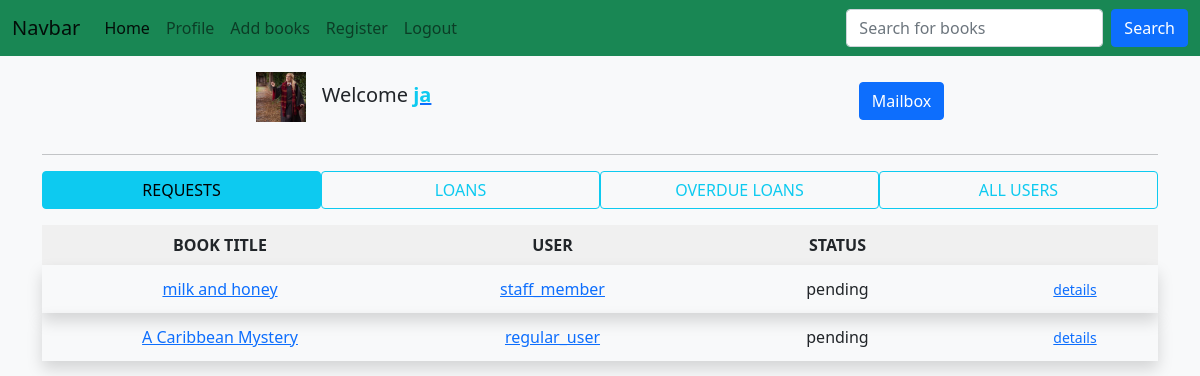
The page / (signed in) on the database its author committed.
### users/models.py (models this page shows, shortened)
class User(AbstractUser):
    staff_member = models.BooleanField(default=False, blank=True)
    born = models.DateField(null=True, blank=True)
    address = models.TextField(max_length=511)
    profile_picture = models.ImageField(default='default.jpeg', upload_to='profile_pictures')
    telefon_number = models.CharField(max_length=9)
    email = models.EmailField(unique=True)

### library/models.py (models this page shows, shortened)
class Loan(models.Model):
    STATUS_CHOICES = (('accepted', 'accepted'), ('pending', 'pending'))
    book = models.OneToOneField(Book, related_name='loan', on_delete=models.CASCADE)
    user = models.ForeignKey(User, related_name='borrowing', on_delete=models.CASCADE)
    loan_date = models.DateField(null=True, blank=True)
    return_date = models.DateField(null=True, blank=True)
    status = models.CharField(max_length=10, choices=STATUS_CHOICES, default='pending')
    can_renew = models.BooleanField(default=False)

class Book(models.Model):
    isbn = models.IntegerField(unique=True)
    title = models.CharField(max_length=256)
    author = models.CharField(max_length=256)
    description = models.TextField(
        default='''Lorem ipsum dolor sit amet, consectetur adipiscing elit. Aliquam tortor mauris, maximus semper volutpat vitae, varius placerat dui. Nunc consequat dictum est, at vestibulum est hendrerit at. Mauris suscipit neque ultrices nisl interdum accumsan. Sed euismod, ligula eget tristique semper, lectus est pellentesque dui, sit amet rhoncus leo mi nec orci. Curabitur hendrerit, est in ultricies interdum, lacus lacus aliquam mauris, vel vestibulum magna nisl id arcu. Cras luctus tellus ac convallis venenatis. Cras consequat tempor tincidunt. Proin ultricies purus mauris, non tempor turpis mollis id. Nam iaculis risus mauris, quis ornare neque semper vel.'''
    )
    year = models.IntegerField()
    class Meta:
        ordering = ['title']

### library/views.py (the view, shortened to what this page needs)
# urls.py: path('', Home_List_View.as_view(),  name='home'),
class Home_List_View(LoginRequiredMixin, View):
    template_name = 'library/home.html'
    def get(self, request, *args, **kwargs):
        pending_requests = Loan.objects.filter(status='pending')
        loans = Loan.objects.filter(status='accepted')
        overdue_loans = Loan.objects.filter(return_date__lt=datetime.date.today())
        user = request.user
        unread_messages = Email.objects.filter(
            user=user, recipients=user, archived=False, read=False).count()
        data = {'pending_requests': pending_requests, 'loans': loans,
                'overdue_loans': overdue_loans, 'unread_messages': unread_messages}
        return render(request, self.template_name, data)

### library/templates/library/home.html (shortened to what this page needs)
{% extends 'library/layout.html'%}
{% load static %}
{% block body %}
  {% if user.is_authenticated %}
    <div class="row mt-2 mb-4">
      <div class="col">
        <div class="d-flex justify-content-around align-items-center">
          <h5><img class="img me-3" src="{{request.user.profile_picture.url}}" alt="">Welcome <a href="{% url 'users:profile' user.pk %}"><b class="text-info">{{user.username}}</b></a></h5>
          <a href="{% url 'emails:email_inbox'%}">
            <button type="button" class="btn btn-primary position-relative">
                Mailbox
            </button>
          </a>
        </div>
      </div>
    </div>
    <hr>
    {% if request.user.staff_member %}
    <div class="row gy-1 gx-0">
      <div class="col-md-3">
        <button id="pendingRequestsBtn"  class="btn btn-outline-info w-100 staff_dashboard_btn active " type="button" data-bs-toggle="button" name="button" aria-pressed="true">REQUESTS</button>
      </div>
      <div  class="col-md-3 ">
        <button id="loansBtn" class="btn btn-outline-info w-100 staff_dashboard_btn" type="button" data-bs-toggle="button" name="button" >LOANS</button>
      </div>
      <div  class="col-md-3 ">
        <button id="overdueLoansBtn" class="btn btn-outline-info w-100 staff_dashboard_btn" type="button" data-bs-toggle="button" name="button" >OVERDUE LOANS</button>
      </div>
      <div  class="col-md-3 ">
        <button id="allUsersBtn" class="btn btn-outline-info w-100 staff_dashboard_btn" type="button" data-bs-toggle="button" name="button"  >ALL USERS</button>
      </div>
    </div>
    <div id="pendingRequestsBlock" class="my-3">
      <div class="itemsHeader">
        <div class="row">
          <div class="col-md-4">
            <p class="m-0 p-2">BOOK TITLE</p>
          </div>
          <div class="col-md-3">
            <p class="m-0 p-2">USER</p>
          </div>
          <div class="col-md-3">
            <p class="m-0 p-2">STATUS</p>
          </div>
          <div class="col-md-2">
          </div>
        </div>
      </div>
      {% for loan in pending_requests %}
        <div class="shadow py-3 py-md-1 text-center">
          <div class="row">
            <div class="col-md-4">
              <p class="p-2 m-0"><a href="{% url 'library:book_details' loan.book.pk %}">{{loan.book.title}}</a></p>
            </div>
            <div class="col-md-3">
                <p class="p-2 m-0"><a href="{% url 'users:profile' loan.user.pk %}">{{loan.user.username}}</a></p>
            </div>
            <div class="col-md-3">
              <p class="p-2 m-0">{{loan.status}}</p>
            </div>
            <div class="col-md-2">
              <p class="p-2 m-0"><a href="{% url 'library:loan_details' loan.pk %}"><small>details</small></a></p>
            </div>
          </div>
        </div>
      {% empty %}
        <h6 class="m-4">There are no pending requests at the moment.</h6>
      {% endfor %}
    </div>
    {% endif %}
  {% endif %}
{% endblock %}

### library/static/library/styles.css (style rules this page uses)
.img { width: 50px; height: 50px; }
.itemsHeader { background-color: rgb(240, 240, 240); font-weight: bold; text-align: center; }

### rows shown on the page
User: user.profile_picture (picture), username "ja"
Loan: book "milk and honey", user.username "staff_member", status "pending"
Loan: book "A Caribbean Mystery", user.username "regular_user", status "pending"
